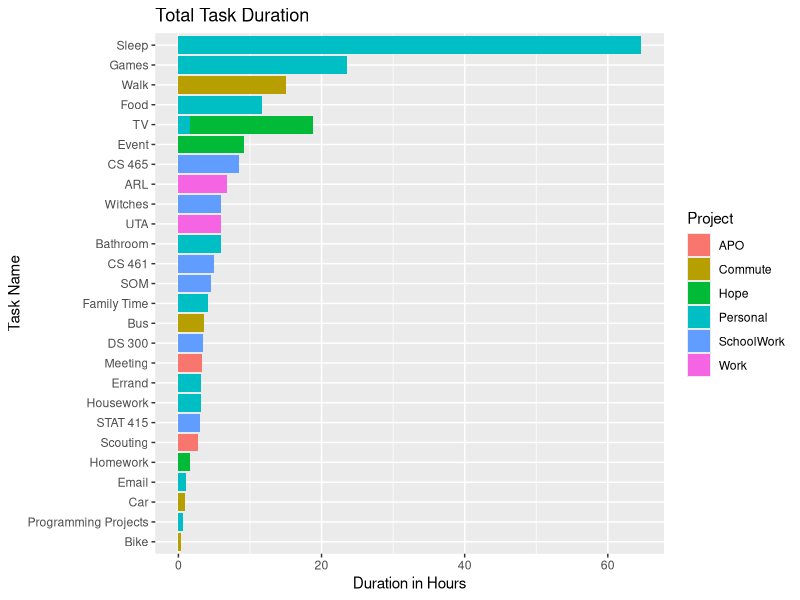
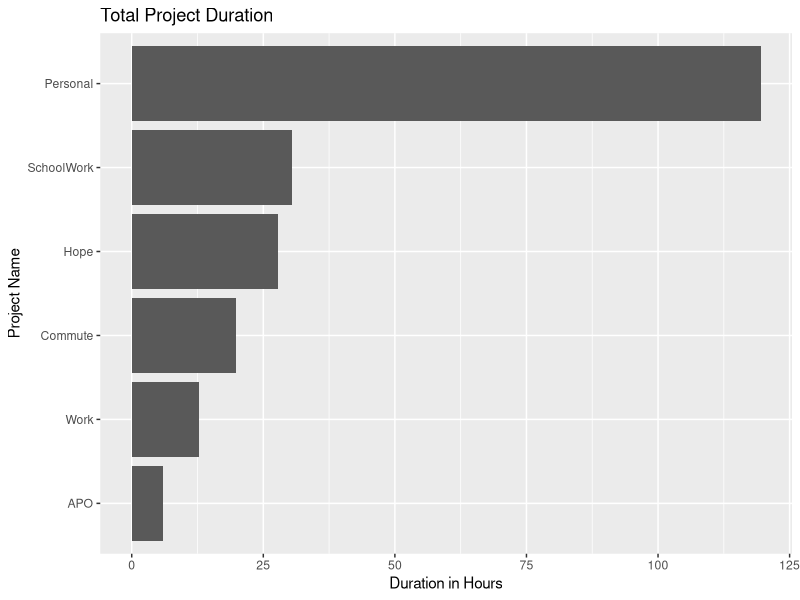

Generate these figures, in order, with R: (Note: this script raises an error after producing the figures.)
## ---- chunk 1
# import packages
library(tidyverse)
library(data.table)
library(lubridate)
library(ggplot2)
## ---- chunk 2
time_table <- fread("./Data/time_data_10_23.csv")
## ---- chunk 3
str(time_table)
## ---- chunk 4
head(time_table, 10)
## ---- chunk 5
tail(time_table, 10)
## ---- chunk 6
time_table %>%
  group_by(Task, Project) %>%
  summarise(total_duration = sum(`Decimal Duration`)) %>%
  ggplot(aes(x=reorder(Task, total_duration),y=total_duration,fill=Project)) +
    geom_bar(stat='identity') +
    coord_flip() +
    xlab('Task Name') +
    ylab('Duration in Hours') +
    ggtitle('Total Task Duration')
## ---- chunk 7
time_table %>%
  group_by(Project) %>%
  summarise(total_duration = sum(`Decimal Duration`)) %>%
  ggplot(aes(x=reorder(Project, total_duration),y=total_duration)) +
    geom_bar(stat='identity') +
    coord_flip() +
    xlab('Project Name') +
    ylab('Duration in Hours') +
    ggtitle('Total Project Duration')
## ---- chunk 8
time_data <- time_table

time_data$Start <- ymd_hm(time_table$Start)
time_data$End <-ymd_hm(time_table$End)

time_data$StartHour <- hour(time_table$Start)
time_data$StartDay <- yday(time_table$Start)
time_data$StartWeekDay <- wday(time_table$Start, TRUE)
time_data$StartHourMinute <- minute(time_table$Start)
str(time_data)
## ---- chunk 9
time_data %>%
  ggplot(aes(x=StartDay, color=Task)) +
    geom_density() +
    facet_wrap(.~Project) +
    xlab('Day of Year') +
    ylab('Density') +
    ggtitle('Frequency of Project by Day')
## ---- chunk 10
time_data %>%
  ggplot(aes(x=StartHour, color=Task)) +
    geom_density() +
    facet_wrap(.~Project) +
    xlab('Hour of Day') +
    ylab('Density') +
    ggtitle('Frequency of Project by Hour')
## ---- chunk 11
time_data %>%
  filter(Project=="Personal") %>%
  ggplot(aes(x=StartHour, color=Task)) +
    geom_density() +
    xlab('Hour of Day') +
    ylab('Density') +
    ggtitle('Frequency of Project by Hour')
